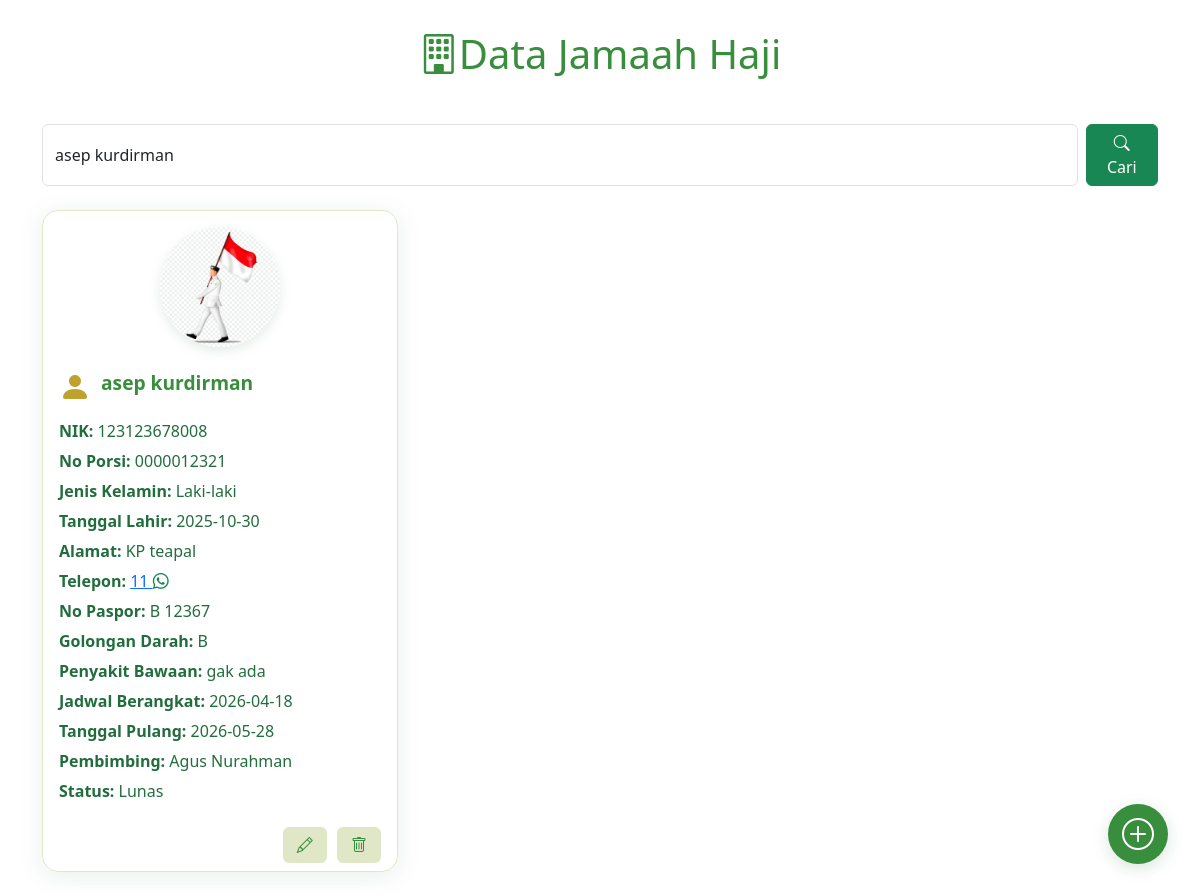
Before: /contern/jamaahHaji/jamaah.php?cari=asep kurdirman (signed in) with the older database file.
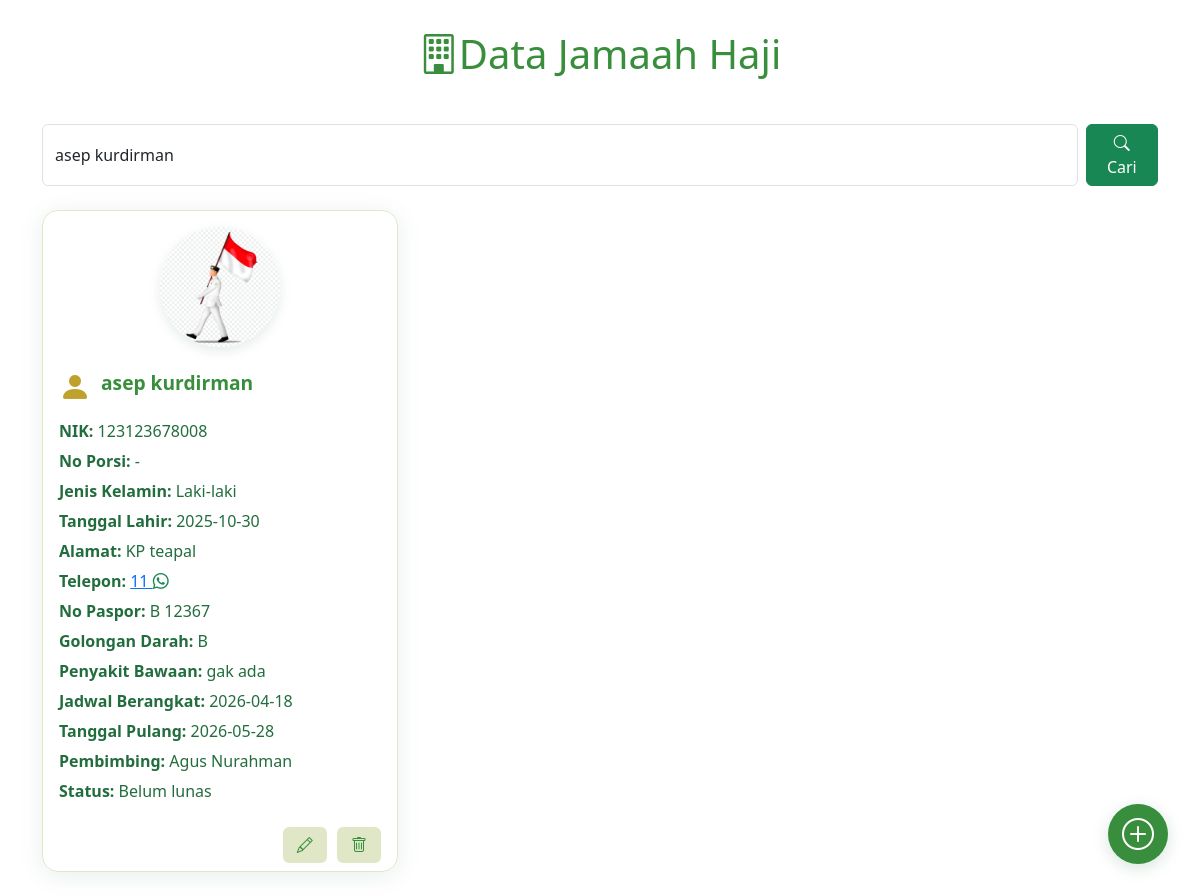
After: the same page with the newer database file.
### tables this page shows
CREATE TABLE `jamaah_haji` (
  `id` int NOT NULL,
  `foto` varchar(100) NOT NULL,
  `nik` varchar(20) NOT NULL,
  `no_porsi` varchar(30) NOT NULL,
  `nama_lengkap` varchar(100) NOT NULL,
  `jenis_kelamin` varchar(20) DEFAULT NULL,
  `tanggal_lahir` date NOT NULL,
  `alamat` varchar(200) DEFAULT NULL,
  `telepon` varchar(30) DEFAULT NULL,
  `no_paspor` varchar(20) DEFAULT NULL,
  `golongan_darah` varchar(5) DEFAULT NULL,
  `penyakit_bawaan` varchar(100) DEFAULT NULL,
  `jadwal_berangkat` date DEFAULT NULL,
  `status` varchar(250) NOT NULL,
  `data_pulang` date DEFAULT NULL,
  `id_pembimbing` int DEFAULT NULL
);

CREATE TABLE `pembimbing_haji` (
  `id` int NOT NULL,
  `nama_lengkap` varchar(100) NOT NULL,
  `nik` varchar(30) NOT NULL,
  `telepon` varchar(30) DEFAULT NULL,
  `alamat` varchar(255) DEFAULT NULL,
  `email` varchar(100) DEFAULT NULL,
  `foto` varchar(255) DEFAULT NULL,
  `keterangan` text
);

### contern/jamaahHaji/jamaah.php (the view, shortened to what this page needs)
<!DOCTYPE html>
<html lang="id">
<head>
    <link rel="stylesheet" href="https://cdn.jsdelivr.net/npm/bootstrap@5.3.7/dist/css/bootstrap.min.css" />
    <link rel="stylesheet" href="https://cdn.jsdelivr.net/npm/bootstrap-icons@1.13.1/font/bootstrap-icons.min.css" />
    <link rel="stylesheet" href="../css/jamaah.css" />
</head>
<body>
    <div class="header"><i class="bi bi-building"></i>Data Jamaah Haji</div>
    <div class="container">
        <div class="actions mb-4">
            <form method="GET" class="d-flex position-relative" action="" onsubmit="showLoading()">
                <input type="text" class="form-control me-2" name="cari" placeholder="Cari nama/NIK/no porsi jamaah..." value="<?php echo isset($_GET['cari']) ? htmlspecialchars($_GET['cari']) : ''; ?>">
                <button type="submit" class="btn btn-success"><i class="bi bi-search"></i> Cari</button>
            </form>
        </div>
        <a href="index.php" class="floating-add-btn" title="Tambah Data Jamaah">
            <i class="bi bi-plus-circle"></i>
        </a>
        <div class="row">
            <?php
            include '../../backend/query/read.php';
            $filter = '';
            if (isset($_GET['cari']) && $_GET['cari'] != '') {
                $cari = $conn->real_escape_string($_GET['cari']);
                $filter = " WHERE j.nama_lengkap LIKE '%$cari%' OR j.nik LIKE '%$cari%' OR j.no_porsi LIKE '%$cari%'";
            }
            $sql = "SELECT j.*, p.nama_lengkap AS nama_pembimbing FROM jamaah_haji j LEFT JOIN pembimbing_haji p ON j.id_pembimbing = p.id" . $filter;
            $tampil = $conn->query($sql);
            while ($data = mysqli_fetch_assoc($tampil)) {
            ?>
                <div class="col-md-6 col-lg-4">
                    <div class="card card-jamaah">
                        <div class="card-body text-start">
                            <div class="text-center mb-3">
                                <img src="../../uploads/<?php echo $data['foto']; ?>" alt="Foto Jamaah" class="foto-jamaah">
                            </div>
                            <div class="d-flex align-items-center mb-2">
                                <span class="card-icon"><i class="bi bi-person-fill"></i></span>
                                <span class="card-title"><?php echo $data['nama_lengkap']; ?></span>
                            </div>
                            <div class="card-text"><strong>NIK:</strong> <?php echo $data['nik']; ?></div>
                            <div class="card-text"><strong>No Porsi:</strong> <?php echo $data['no_porsi']; ?></div>
                            <div class="card-text"><strong>Jenis Kelamin:</strong> <?php echo $data['jenis_kelamin']; ?></div>
                            <div class="card-text"><strong>Tanggal Lahir:</strong> <?php echo $data['tanggal_lahir']; ?></div>
                            <div class="card-text"><strong>Alamat:</strong> <?php echo $data['alamat']; ?></div>
                            <div class="card-text"><strong>Telepon:</strong> <a href="javascript:void(0)" onclick="sendWhatsAppWithPDF('<?php echo preg_replace('/[^0-9]/', '', $data['telepon']); ?>', '<?php echo addslashes($data['nama_lengkap']); ?>', '<?php echo $data['id']; ?>', '2026')" title="Kirim PDF via WhatsApp"><?php echo $data['telepon']; ?> <i class="bi bi-whatsapp text-success"></i></a></div>
                            <div class="card-text"><strong>No Paspor:</strong> <?php echo $data['no_paspor']; ?></div>
                            <div class="card-text"><strong>Golongan Darah:</strong> <?php echo $data['golongan_darah']; ?></div>
                            <div class="card-text"><strong>Penyakit Bawaan:</strong> <?php echo $data['penyakit_bawaan']; ?></div>
                            <div class="card-text"><strong>Jadwal Berangkat:</strong> <?php echo $data['jadwal_berangkat']; ?></div>
                            <div class="card-text"><strong>Tanggal Pulang:</strong> <?php echo $data['data_pulang']; ?></div>
                            <div class="card-text"><strong>Pembimbing:</strong> <?php echo isset($data['nama_pembimbing']) && $data['nama_pembimbing'] ? htmlspecialchars($data['nama_pembimbing']) : '-'; ?></div>
                            <div class="card-text"><strong>Status:</strong> <?php echo $data['status']; ?></div>
                        </div>
                        <div class="card-footer">
                            <a href='editJamaah.php?id=<?php echo $data['id']; ?>' class="edit-btn"><i class="bi bi-pencil"></i></a>
                            <a href='../../backend/query/hapus.php?id=<?php echo $data['id']; ?>' class="hapus-btn"
                                onclick="return confirm('Yakin ingin menghapus data ini?')" title="Hapus">
                                <i class="bi bi-trash"></i>
                            </a>
                        </div>
                    </div>
                </div>
            <?php
            }
            ?>
        </div>
    </div>
</body>
</html>

### contern/css/jamaah.css (style rules this page uses)
body { background: url('https://images.pexels.com/photos/2291789/pexels-photo-2291789.jpeg') no-repeat center center fixed; background-size: cover; font-family: 'Segoe UI', sans-serif; color: #226d3d; }
.header { background: rgba(255, 255, 255, 0.15); color: #388e3c; text-align: center; padding: 24px 0 10px 0; font-size: 2.5rem; margin-bottom: 30px; border-radius: 0 0 18px 18px; box-shadow: none; }
.actions { margin-bottom: 24px; text-align: left; }
.floating-add-btn { position: fixed; bottom: 32px; right: 32px; z-index: 100; background-color: #388e3c; color: #fff; border-radius: 50%; width: 60px; height: 60px; display: flex; align-items: center; justify-content: center; box-shadow: 0 4px 16px rgba(34, 109, 61, 0.18); font-size: 2rem; border: none; transition: background 0.2s; }
.card-jamaah { border-radius: 16px; box-shadow: 0 4px 24px rgba(34, 109, 61, 0.10); margin-bottom: 24px; background: rgba(255, 255, 255, 0.85); border: 1px solid #e0e7c7; }
.card-title { color: #388e3c; font-weight: bold; font-size: 1.2rem; }
.card-icon { font-size: 2rem; color: #bfa22e; margin-right: 10px; }
.card-text { color: #226d3d; font-size: 1rem; margin-bottom: 6px; }
.card-footer { background: none; border-top: none; text-align: right; }
.edit-btn, .hapus-btn { background-color: #e0e7c7; color: #388e3c; border: none; border-radius: 6px; padding: 6px 14px; margin-left: 6px; font-weight: 500; transition: 0.2s; text-decoration: none; display: inline-block; }
.foto-jamaah { width: 120px; height: 120px; border-radius: 50%; object-fit: cover; box-shadow: 0 4px 12px rgba(34, 109, 61, 0.12); margin-bottom: 16px; display: block; margin-left: auto; margin-right: auto; }

Changed rows visible on the page:
changed jamaah_haji "asep kurdirman": no_porsi "0000012321" → "-"; status "Lunas" → "Belum lunas"
